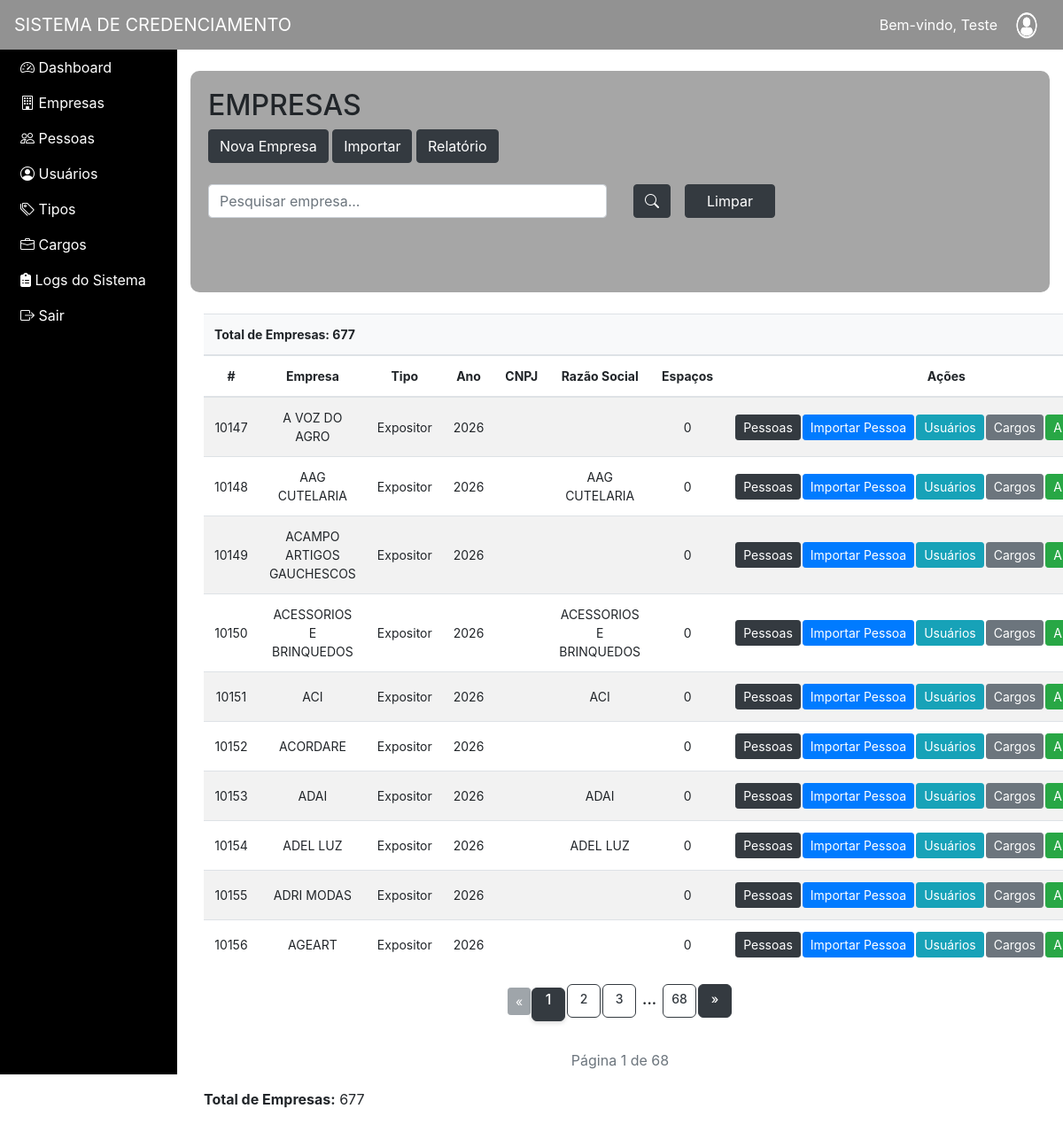
Page /estagiofinal/pag1.php?pagina=EMPRESAS (signed in) on the earlier database version.
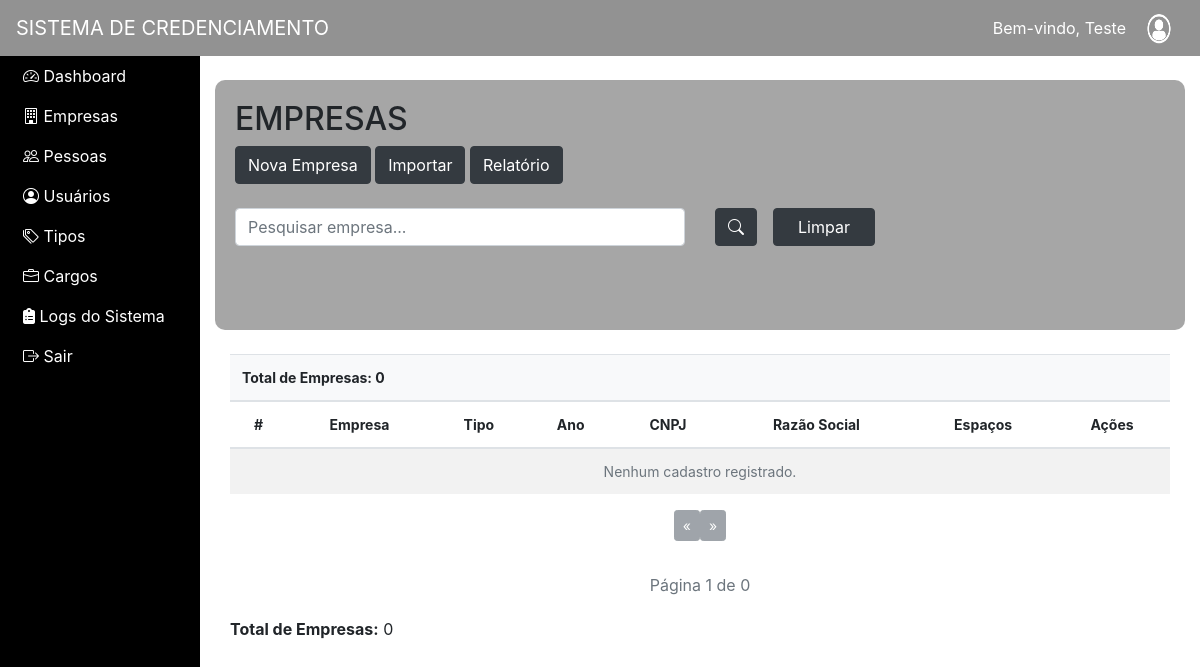
Same page on the later database version.
### tables this page shows
CREATE TABLE `empresas` (
  `ID` int(11) NOT NULL,
  `ANO` int(11) DEFAULT NULL,
  `NOME_FANTASIA` varchar(255) DEFAULT NULL,
  `RAZAO_SOCIAL` varchar(255) DEFAULT NULL,
  `CNPJ` varchar(11) DEFAULT NULL,
  `CRIADO_EM` timestamp NOT NULL DEFAULT current_timestamp(),
  `ATUALIZADO_EM` timestamp NULL DEFAULT NULL,
  `EXCLUIDO_EM` timestamp NULL DEFAULT NULL,
  `QUANTIDADE_ESPACOS` int(11) NOT NULL,
  `TIPO_ID` int(11) DEFAULT NULL
);

CREATE TABLE `tipos` (
  `ID` int(11) NOT NULL,
  `NOME` varchar(250) DEFAULT NULL,
  `CONTROLA_ESPACOS` char(1) NOT NULL,
  `LIMITE_PESSOAS` int(3) NOT NULL
);

### estagiofinal/Empresas.php (the view, shortened to what this page needs)
<!DOCTYPE html>
<html lang="pt-BR">
<head>
  <link rel="stylesheet" href="https://cdn.jsdelivr.net/npm/bootstrap@4.6.2/dist/css/bootstrap.min.css">
<link rel="stylesheet" href="https://cdn.jsdelivr.net/npm/bootstrap-icons@1.11.3/font/bootstrap-icons.css">
</head>
<body>
<div class="container mt-4 fundo-tabela">
  <h2>EMPRESAS</h2>
    <?php if (isset($_SESSION['CATEGORIA_ID'])): ?>
   <?php if ($_SESSION['CATEGORIA_ID'] == 1): ?>
    <button type="button"
            onclick="window.location.href='?pagina=CADASTRO'"
            class="btn btn-dark">
        Nova Empresa
    </button>
<?php endif; ?>
<?php endif; ?>
<?php if (($_SESSION['CATEGORIA_ID'] ?? null) == 1) { ?>
    <a href="pag1.php?pagina=IMPORTAR_EMPRESAS" class="btn btn-dark">
    Importar
</a>
<?php } ?>
<?php
$nome = isset($_GET['nome']) ? trim($_GET['nome']) : '';
?>
<a href="relatorios_empresas.php?nome=<?php echo urlencode($nome); ?>"
   class="btn btn-dark"
   target="_blank"
   rel="noopener noreferrer">
   Relatório
</a>
  <?php if (($_SESSION['CATEGORIA_ID'] ?? null) != 3) { ?>
<form method="GET" action="">
   <div class="row align-items-center">
  <div class="col-md-6 mb-3">
    <br><input type="text"
       class="form-control"
       id="myInput"
       placeholder="Pesquisar empresa..."
       onkeyup="myFunction()"></br>
  </div>
  <div class="col-md-3 mb-3 d-flex align-items-center">
  <button type="submit" class="btn btn-dark mr-3">
    <i class="bi bi-search"></i>
  </button>
  <a href="pag1.php?pagina=EMPRESAS" class="btn btn-dark px-4">
    Limpar
  </a>
</div>
</div>
   <br>
</form>
<?php } ?>
</div>
<div class="container mt-4">
<?php
include_once("conexao.php");
$sql_total = "SELECT COUNT(*) as total FROM EMPRESAS e LEFT JOIN TIPOS t ON e.TIPO_ID = t.ID WHERE 1=1";
$total_result = $conexao->query($sql_total);
$total_row = $total_result->fetch_assoc();
$total_registros = $total_row['total'];
$limite = 10;
$total_paginas = ceil($total_registros / $limite);
$pagina = isset($_GET['pagina_num']) ? (int)$_GET['pagina_num'] : 1;
$offset = ($pagina - 1) * $limite;
include_once("logs.php");
$nome = isset($_GET['nome']) ? trim($_GET['nome']) : '';
$sql = "
SELECT
    e.ID,
    e.ANO,
    e.NOME_FANTASIA,
    e.RAZAO_SOCIAL,
    e.CNPJ,
    e.QUANTIDADE_ESPACOS,
    t.NOME AS TIPO
FROM EMPRESAS e
LEFT JOIN TIPOS t ON e.TIPO_ID = t.ID
WHERE 1=1
";
$sql .= " ORDER BY e.NOME_FANTASIA ASC LIMIT $limite OFFSET $offset";
$total = $total_registros;
?>
<table id="myTable" class="table table-striped align-middle">
<thead>
<tr>
    <th colspan="12" class="text-left bg-light">
        Total de Empresas: <?php echo $total; ?>
    </th>
</tr>
<tr>
  <?php if (($_SESSION['CATEGORIA_ID'] ?? null) == 1) { ?>
  <th>#</th>
  <?php } ?>
  <th>Empresa</th>
  <th>Tipo</th>
  <th>Ano</th>
  <th>CNPJ</th>
  <th>Razão Social</th>
  <th>Espaços</th>
  <th>Ações</th>
</tr>
</thead>
    <tbody>
<?php
$result = $conexao->query($sql);
if ($result && $result->num_rows > 0) {
    while ($linha = $result->fetch_assoc()) {
        echo "<tr>";
        if (($_SESSION['CATEGORIA_ID'] ?? null) == 1) {
            echo "<td>{$linha['ID']}</td>";
        }
        echo "<td>{$linha['NOME_FANTASIA']}</td>";
        echo "<td>{$linha['TIPO']}</td>";
        echo "<td>{$linha['ANO']}</td>";
        echo "<td>{$linha['CNPJ']}</td>";
        echo "<td>{$linha['RAZAO_SOCIAL']}</td>";
        echo "<td>{$linha['QUANTIDADE_ESPACOS']}</td>";
       echo '<td class="col-acoes">';
echo '<a href="?pagina=PESSOAS&empresa_id=' . $linha['ID'] . '"
          class="btn btn-dark btn-sm">
          Pessoas
      </a>';
if (in_array($_SESSION['CATEGORIA_ID'] ?? 0, [1,2,3])) {
    echo '<a href="pag1.php?pagina=IMPORTAR_PESSOAS&empresa_id=' . $linha['ID'] . '"
              class="btn btn-primary btn-sm">
              Importar Pessoa
          </a>';
}
echo '<a href="pag1.php?pagina=USUÁRIOS&empresa_id=' . $linha['ID'] . '"
          class="btn btn-info btn-sm">
          Usuários
      </a>';
echo '<a href="pag1.php?pagina=CARGOS&empresa_id=' . $linha['ID'] . '"
          class="btn btn-secondary btn-sm">
          Cargos
      </a>';
$cat = $_SESSION['CATEGORIA_ID'] ?? 0;
if ($cat == 1) {
    echo '<a href="pag1.php?pagina=ALTERAR&id=' . $linha['ID'] . '" class="btn btn-success btn-sm">Alterar</a>';
} elseif ($cat == 2) {
echo '<span class="btn btn-success btn-sm" style="opacity:0.5; cursor:not-allowed;">Alterar</span>';
echo '<span class="btn btn-danger btn-sm" style="opacity:0.5; cursor:not-allowed;">Excluir</span>';
}
echo '</td>';
        echo "</tr>";
    }
} else {
    echo '<tr>
            <td colspan="12" class="text-center text-muted">
                Nenhum cadastro registrado.
            </td>
          </tr>';
}
?>
</div>
</div>
</body>
<div class="text-center mt-2 pagination-custom">
<?php
$max_links = 2;
if ($pagina > 1) {
    echo '<a class="btn btn-dark btn-sm"
            href="?pagina=EMPRESAS&pagina_num=' . ($pagina - 1) . '&nome=' . urlencode($nome) . '">
            «
          </a>';
} else {
    echo '<span class="btn btn-secondary btn-sm disabled">
            «
          </span>';
}
for ($i = $pagina - $max_links; $i <= $pagina + $max_links; $i++) {
    if ($i < 1 || $i > $total_paginas) continue;
    if ($i == $pagina) {
        echo '<span class="active-page">' . $i . '</span>';
    } else {
        echo '<a class="btn btn-outline-dark btn-sm"
                href="?pagina=EMPRESAS&pagina_num=' . $i . '&nome=' . urlencode($nome) . '">'
                . $i .
             '</a>';
    }
}
if ($pagina < $total_paginas - $max_links) {
    echo '<span class="dots">...</span>';
    echo '<a class="btn btn-outline-dark btn-sm"
            href="?pagina=EMPRESAS&pagina_num=' . $total_paginas . '&nome=' . urlencode($nome) . '">'
            . $total_paginas .
         '</a>';
}
if ($pagina < $total_paginas) {
    echo '<a class="btn btn-dark btn-sm"
            href="?pagina=EMPRESAS&pagina_num=' . ($pagina + 1) . '&nome=' . urlencode($nome) . '">
            »
          </a>';
} else {
    echo '<span class="btn btn-secondary btn-sm disabled">
            »
          </span>';
}
?>
<br><br>
<p class="text-muted mt-2">
    Página <?= $pagina ?> de <?= $total_paginas ?>
</p>
</div>
 <th colspan="12" class="text-left bg-light">
<?php if (isset($total))   echo "<p><strong>Total de Empresas:</strong> $total</p>"; ?>
    </th>
</html>

### estagiofinal/pag1.php (shortened to what this page needs)
<!DOCTYPE html>
<html lang="en">
<head>
  <link rel="stylesheet" href="https://cdn.jsdelivr.net/npm/bootstrap@4.6.2/dist/css/bootstrap.min.css">
  <link rel="stylesheet" href="https://cdn.jsdelivr.net/npm/bootstrap-icons@1.11.3/font/bootstrap-icons.min.css">
  <link rel="stylesheet" href="https://cdnjs.cloudflare.com/ajax/libs/font-awesome/6.5.1/css/all.min.css">
</head>
<body style="overflow: hidden;">
<nav class="navbar navbar-expand-md navbar-dark nav-custom">
 <a class="navbar-brand">SISTEMA DE CREDENCIAMENTO</a>
 <div class="ml-auto d-flex align-items-center text-white">
<?php
$nome = $_SESSION['nome'] ?? '';
if($nome != ''){
    $nome = explode("@", $nome)[0];
    $nome = explode("-", $nome)[0];
    $nome = ucfirst(strtolower($nome));
} else {
    header("Location: index.php");
    exit;
}
?>
<span class="mr-2">Bem-vindo, <?php echo $nome; ?></span>
<img src="img/cabe.png" alt="foto"
     style="width:50px; height:35px; border-radius:50%;">
</div>
</nav>
<div class="container-fluid">
  <div class="row">
    <div class="col-md-3 col-lg-2 menu-custom text-white">
<a href="pag1.php" class="d-block text-white p-2">
    <i class="bi bi-speedometer2"></i> Dashboard</a>
    <a href="?pagina=EMPRESAS" class="d-block text-white p-2">
    <i class="bi bi-building"></i> Empresas</a>
    <a href="?pagina=PESSOAS" class="d-block text-white p-2">
    <i class="bi bi-people"></i> Pessoas</a>
<?php if (isset($_SESSION['CATEGORIA_ID']) && $_SESSION['CATEGORIA_ID'] == 1) { ?>
<a href="?pagina=USUÁRIOS" class="d-block text-white p-2">
    <i class="bi bi-person-circle"></i> Usuários</a>
<?php } ?>
<?php if (($_SESSION['CATEGORIA_ID'] ?? null) != 3) { ?>
<a href="?pagina=TIPOS" class="d-block text-white p-2">
    <i class="bi bi-tags"></i> Tipos</a>
<a href="?pagina=CARGOS" class="d-block text-white p-2">
    <i class="bi bi-briefcase"></i> Cargos</a>
<?php } ?>
<?php if (isset($_SESSION['CATEGORIA_ID']) && $_SESSION['CATEGORIA_ID'] == 1) { ?>
<a href="?pagina=LOGS_VISUALIZAR" class="d-block text-white p-2">
    <i class="fas fa-clipboard-list"></i> Logs do Sistema</a>
<?php } ?>
<a href="index.php" class="d-block text-white p-2">
    <i class="bi bi-box-arrow-right"></i> Sair</a>
</div>
<?php
$pagina = isset($_GET['pagina']) ? $_GET['pagina'] : '';
?>
    <div class="col-md-9 col-lg-10 p-0 <?php echo ($pagina == '') ? 'fundo-direita' : ''; ?>"
     style="height: calc(100vh - 56px); overflow-y: auto;">
     <div class="container mt-4">
<?php
if($pagina == "EMPRESAS"){
    include("Empresas.php");
} elseif($pagina == "CADASTRO"){
    include("cadastro.php");
} elseif($pagina == "ALTERAR"){
    include("alterar.php");
}  elseif($pagina == "PESSOAS"){
    include("pessoas.php");
}elseif($pagina == "CADASTRO1"){
    include("cadastro1.php");
}elseif($pagina == "ALTERARPE"){
    include("alterarpe.php");
}elseif($pagina == "CARGOS"){
    include("cargos.php");
}elseif($pagina == "TIPOS"){
    include("tipos.php");
}elseif($pagina == "USUÁRIOS"){
    include("usuarios.php");
}elseif($pagina == "CATEGORIAS"){
    include("categorias.php");
}elseif($pagina == "NOVOUSUARIO"){
    include("novousuario.php");
}elseif($pagina == "EDITAR"){
    include("editar.php");
}elseif ($pagina == "LOGS_VISUALIZAR") {
    include_once("logs_visualizar.php");
}elseif ($pagina == "IMPORTAR_EMPRESAS") {
    include_once("importar_empresas.php");
}elseif ($pagina == "IMPORTAR_PESSOAS") {
    include_once("importar_pessoas.php");
}
?>
</body>
</html>

### estagiofinal/pag1.php (style rules this page uses)
.nav-custom { background-color: #929292; }
.menu-custom { background-color: #000000; height: 91.2vh; }
.menu-custom a { color: white; }

### estagiofinal/Empresas.php (style rules this page uses)
.fundo-tabela { background-image: url('img/fundologin.png'); background-size: cover; background-position: center; padding: 20px; border-radius: 10px; }
.table td, .table th { vertical-align: middle; text-align: center; font-size: 14px; }
.pagination-custom { margin-top: 20px; margin-bottom: 20px; text-align: center; }
.col-acoes { white-space: nowrap; }
.col-acoes .btn { padding: 3px 8px; font-size: 14px; margin: 1px; }
.pagination-custom a, .pagination-custom .active-page { display: inline-block; min-width: 38px; height: 38px; line-height: 24px; margin: 0 1px; border-radius: 6px; font-weight: 500; text-decoration: none; }
.pagination-custom .active-page { background: #343a40; color: #fff; border: 1px solid #343a40; box-shadow: 0 2px 5px rgba(0,0,0,.15); }
.pagination-custom .dots { display: inline-block; padding: 6px; font-weight: bold; }

Differences in the rows shown:
removed empresas: ID "10147", NOME_FANTASIA "A VOZ DO AGRO", TIPO_ID.NOME "Expositor", ANO "2026", QUANTIDADE_ESPACOS "0"
removed empresas: ID "10148", NOME_FANTASIA "AAG CUTELARIA", TIPO_ID.NOME "Expositor", ANO "2026", RAZAO_SOCIAL "AAG CUTELARIA", QUANTIDADE_ESPACOS "0"
removed empresas: ID "10149", NOME_FANTASIA "ACAMPO ARTIGOS GAUCHESCOS", TIPO_ID.NOME "Expositor", ANO "2026", QUANTIDADE_ESPACOS "0"
removed empresas: ID "10150", NOME_FANTASIA "ACESSORIOS E BRINQUEDOS", TIPO_ID.NOME "Expositor", ANO "2026", RAZAO_SOCIAL "ACESSORIOS E BRINQUEDOS", QUANTIDADE_ESPACOS "0"
removed empresas: ID "10151", NOME_FANTASIA "ACI", TIPO_ID.NOME "Expositor", ANO "2026", RAZAO_SOCIAL "ACI", QUANTIDADE_ESPACOS "0"
removed empresas: ID "10152", NOME_FANTASIA "ACORDARE", TIPO_ID.NOME "Expositor", ANO "2026", QUANTIDADE_ESPACOS "0"
removed empresas: ID "10153", NOME_FANTASIA "ADAI", TIPO_ID.NOME "Expositor", ANO "2026", RAZAO_SOCIAL "ADAI", QUANTIDADE_ESPACOS "0"
removed empresas: ID "10154", NOME_FANTASIA "ADEL LUZ", TIPO_ID.NOME "Expositor", ANO "2026", RAZAO_SOCIAL "ADEL LUZ", QUANTIDADE_ESPACOS "0"
removed empresas: ID "10155", NOME_FANTASIA "ADRI MODAS", TIPO_ID.NOME "Expositor", ANO "2026", QUANTIDADE_ESPACOS "0"
removed empresas: ID "10156", NOME_FANTASIA "AGEART", TIPO_ID.NOME "Expositor", ANO "2026", QUANTIDADE_ESPACOS "0"
Other differences:
$total: "677" → "0"
$total_paginas: "68" → "0"
$total_paginas: "68" → (not shown)
text now shown: "Nenhum cadastro registrado."
list line gone: "1"
list line gone: "2"
list line gone: "3"
